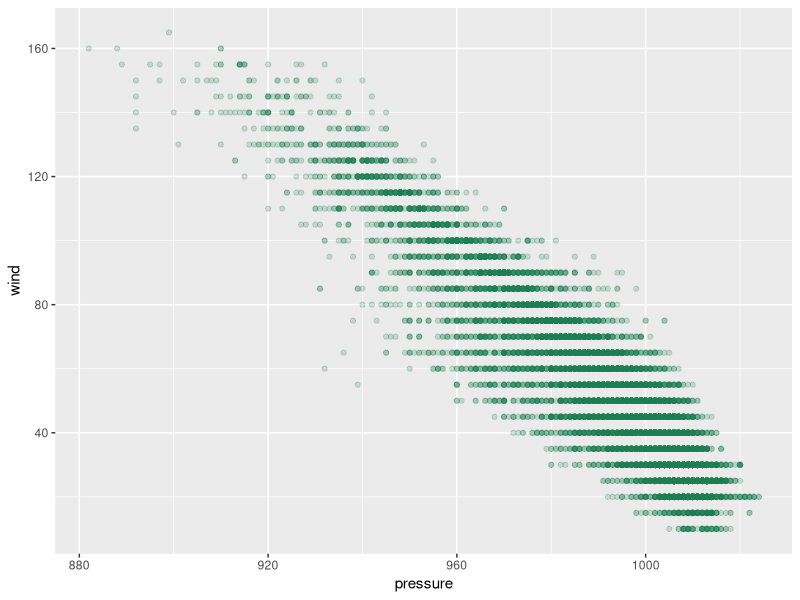

The R source for this figure:
## ---- chunk 1
library(tidyverse)
## ---- chunk 2
ggplot(data = storms) +
  geom_point(mapping = aes(x = pressure, y = wind), 
             color = "#1B8051",
             alpha = 0.2)
